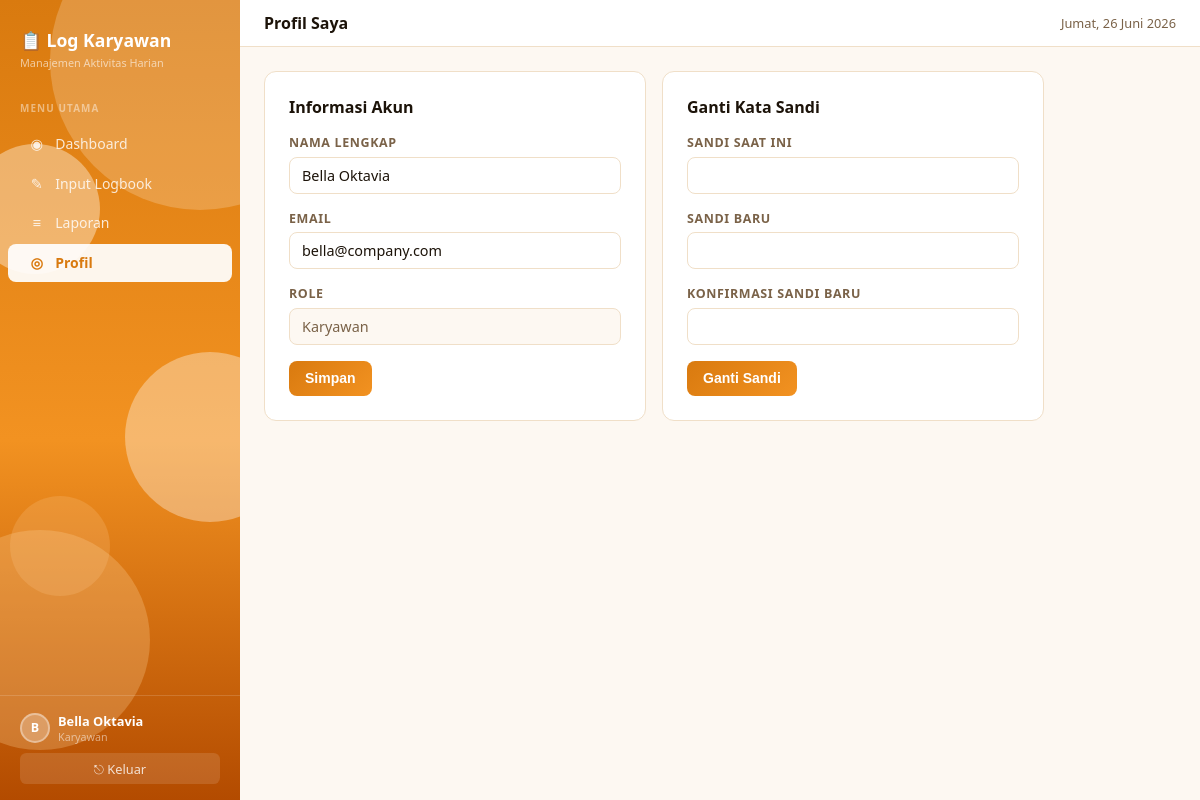
Page /app/karyawan/profile.php (signed in) on the committed database.
### tables this page shows
CREATE TABLE `users` (
  `id` int NOT NULL,
  `name` varchar(100) NOT NULL,
  `email` varchar(100) NOT NULL,
  `password` varchar(255) NOT NULL,
  `role` enum('karyawan','pic','direktur','admin') NOT NULL DEFAULT 'karyawan',
  `created_at` timestamp NULL DEFAULT CURRENT_TIMESTAMP
);

### app/karyawan/profile.php (the view, shortened to what this page needs)
<?php
require '../shared/auth.php'; require '../shared/config.php'; require '../shared/layout.php';
$user = require_role('karyawan'); $uid = $user['id'];
$s=$db->prepare('SELECT * FROM users WHERE id=?'); $s->execute([$uid]); $u=$s->fetch();
html_head('Profil'); nav($user,'Profil Saya'); flash();
?>
<div class="grid-2 profile-grid">
<div class="card">
  <h2>Informasi Akun</h2>
  <form method="post" action="action.php">
    <div class="field"><label>Nama Lengkap</label><input type="text" name="name" required value="<?=htmlspecialchars($u['name'])?>"></div>
    <div class="field"><label>Email</label><input type="email" name="email" required value="<?=htmlspecialchars($u['email'])?>"></div>
    <div class="field"><label>Role</label><input type="text" value="Karyawan" readonly></div>
    <button class="btn btn-primary" type="submit">Simpan</button>
  </form>
</div>
<div class="card">
  <h2>Ganti Kata Sandi</h2>
  <form method="post" action="action.php">
    <div class="field"><label>Sandi Saat Ini</label><input type="password" name="old" required></div>
    <div class="field"><label>Sandi Baru</label><input type="password" name="new" required minlength="8"></div>
    <div class="field"><label>Konfirmasi Sandi Baru</label><input type="password" name="confirm" required minlength="8"></div>
    <button class="btn btn-primary" type="submit">Ganti Sandi</button>
  </form>
</div>
</div>
<?php html_foot() ?>

### app/shared/layout.php (shortened to what this page needs)
<?php
function html_head(string $title): void { ?>
<!DOCTYPE html>
<html lang="id">
<head>
</head>
<body>
<?php }
function nav(array $user, string $page_title): void {
    $role  = $user['role'];
    $base  = defined('BASE') ? BASE : '..';
    $cur   = basename($_SERVER['PHP_SELF']);
    $a     = fn(string $f) => basename($f)===$cur ? 'active' : '';
    $init  = strtoupper(mb_substr($user['name'],0,1));
    $links = match($role) {
        'karyawan' => [
            ["$base/karyawan/dashboard.php",    '◉', 'Dashboard'],
            ["$base/karyawan/logbook.php",      '✎', 'Input Logbook'],
            ["$base/karyawan/laporan.php",      '≡', 'Laporan'],
            ["$base/karyawan/profile.php",      '◎', 'Profil'],
        ],
        'admin' => [
            ["$base/admin/dashboard.php", '◉', 'Dashboard Admin'],
            ["$base/admin/logbook.php",   '≡', 'Logbook Karyawan'],
            ["$base/admin/karyawan.php",  '👥', 'Data Karyawan'],
        ],
        'pic' => [
            ["$base/pic/dashboard.php",   '◉', 'Dashboard'],
            ["$base/pic/logbook.php",     '≡', 'Detail Logbook'],
            ["$base/pic/profile.php",     '◎', 'Profil'],
        ],
        default => [
            ["$base/direktur/dashboard.php", '◉', 'Dashboard Eksekutif'],
            ["$base/direktur/logbook.php",   '≡', 'Detail Logbook'],
            ["$base/direktur/profile.php",   '◎', 'Profil'],
        ],
    };
    $role_label = match($role) {
        'karyawan' => 'Karyawan',
        'pic' => 'PIC / Supervisor',
        'admin' => 'Admin',
        default => 'Direktur'
    };
    ?>
<aside class="sidebar" id="sidebar">
  <div class="sb-blob"></div><div class="sb-blob2"></div><div class="sb-blob3"></div>
  <div class="sb-brand">
    <div class="logo">📋 Log Karyawan</div>
    <div class="tagline">Manajemen Aktivitas Harian</div>
  </div>
  <div class="sb-section">Menu Utama</div>
  <nav>
    <?php foreach ($links as [$href, $ico, $lbl]): ?>
    <a href="<?= $href ?>" class="<?= $a($href) ?>">
      <i class="ico"><?= $ico ?></i><?= htmlspecialchars($lbl) ?>
    </a>
    <?php endforeach ?>
  </nav>
  <div class="sb-footer">
    <div class="sb-user">
      <div class="sb-avatar"><?= htmlspecialchars($init) ?></div>
      <div>
        <div class="sb-uname"><?= htmlspecialchars($user['name']) ?></div>
        <div class="sb-urole"><?= $role_label ?></div>
      </div>
    </div>
    <form method="post" action="<?= $base ?>/logout.php" style="margin:0">
      <button type="submit" class="sb-logout">⎋ Keluar</button>
    </form>
  </div>
</aside>
<div class="main">
  <div class="topbar">
    <span class="topbar-title"><?= htmlspecialchars($page_title) ?></span>
    <span class="topbar-date"><?= _tgl(time()) ?></span>
  </div>
  <div class="wrap">
<?php }
function _tgl(int $ts): string {
    static $b=['','Januari','Februari','Maret','April','Mei','Juni','Juli','Agustus','September','Oktober','November','Desember'];
    static $h=['Minggu','Senin','Selasa','Rabu','Kamis','Jumat','Sabtu'];
    return $h[date('w',$ts)].', '.date('j',$ts).' '.$b[(int)date('n',$ts)].' '.date('Y',$ts);
}
function html_foot(): void { ?>
</div></div>
</body></html>
<?php }

### rows in the picture
users: name "B", name "Bella Oktavia", role "Karyawan", email "bella@company.com"

### other values in the picture
$ico "◉"
$lbl "Dashboard"
$ico "✎"
$lbl "Input Logbook"
$ico "≡"
$lbl "Laporan"
$ico "◎"
$lbl "Profil"
$page_title "Profil Saya"
